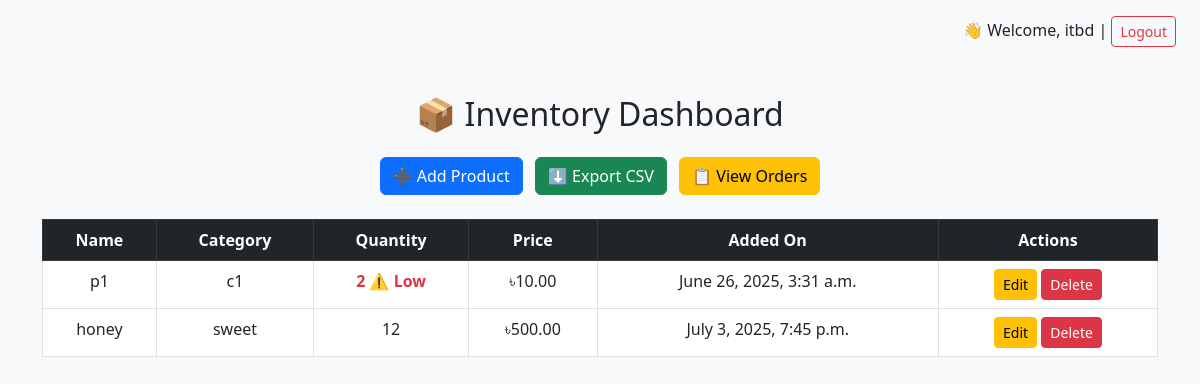
The app's page / (signed in) with its own data.
### inventory/models.py (models this page shows, shortened)
class Product(models.Model):
    name = models.CharField(max_length=100)
    category = models.CharField(max_length=50)
    quantity = models.PositiveIntegerField()
    price = models.DecimalField(max_digits=10, decimal_places=2)
    added_on = models.DateTimeField(auto_now_add=True)

### inventory/views.py (the view)
# urls.py: path('', views.product_list, name='product_list'),
@login_required
def product_list(request):
    products = Product.objects.all()
    context = {
        'products': products,
        'is_admin': request.user.is_staff or request.user.is_superuser
    }
    return render(request, 'inventory/product_list.html', context)

### inventory/templates/inventory/product_list.html (shortened to what this page needs)
<!DOCTYPE html>
<html lang="en">
<head>
    <link href="https://cdn.jsdelivr.net/npm/bootstrap@5.3.0/dist/css/bootstrap.min.css" rel="stylesheet">
</head>
<body class="bg-light">
<div class="text-end me-4 mt-3">
    {% if user.is_authenticated %}
        👋 Welcome, {{ user.username }} |
        <a href="{% url 'logout' %}" class="btn btn-outline-danger btn-sm">Logout</a>
    {% else %}
        <a href="{% url 'login' %}" class="btn btn-outline-primary btn-sm">Login</a>
    {% endif %}
</div>
<div class="container mt-5">
    <h2 class="text-center mb-4">📦 Inventory Dashboard</h2>
    {% if is_admin %}
    <div class="text-center mb-4">
        <a href="{% url 'add_product' %}" class="btn btn-primary me-2">➕ Add Product</a>
        <a href="{% url 'export_csv' %}" class="btn btn-success me-2">⬇️ Export CSV</a>
        <a href="{% url 'admin_order_list' %}" class="btn btn-warning">📋 View Orders</a>
    </div>
    {% endif %}
    <table class="table table-bordered table-hover">
        <thead class="table-dark text-center">
            <tr>
                <th>Name</th>
                <th>Category</th>
                <th>Quantity</th>
                <th>Price</th>
                <th>Added On</th>
                <th>Actions</th>
            </tr>
        </thead>
        <tbody class="text-center">
            {% for product in products %}
            <tr>
                <td>{{ product.name }}</td>
                <td>{{ product.category }}</td>
                <td class="{% if product.quantity < 5 %}text-danger fw-bold{% endif %}">
                    {{ product.quantity }}
                    {% if product.quantity < 5 %}⚠️ Low{% endif %}
                </td>
                <td>৳{{ product.price }}</td>
                <td>{{ product.added_on }}</td>
                <td>
                    {% if is_admin %}
                        <a href="{% url 'edit_product' product.id %}" class="btn btn-sm btn-warning">Edit</a>
                        <a href="{% url 'delete_product' product.id %}" class="btn btn-sm btn-danger"
                           onclick="return confirm('Are you sure?');">Delete</a>
                    {% endif %}
                </td>
            </tr>
            {% endfor %}
        </tbody>
    </table>
</div>
</body>
</html>

### records on screen
Product: name "p1", category "c1", quantity "2", shows "⚠️ Low", price "10.00", added_on "June 26, 2025, 3:31 a.m."
Product: name "honey", category "sweet", quantity "12", price "500.00", added_on "July 3, 2025, 7:45 p.m."

### other values on screen
{{ user.username }} "itbd"
